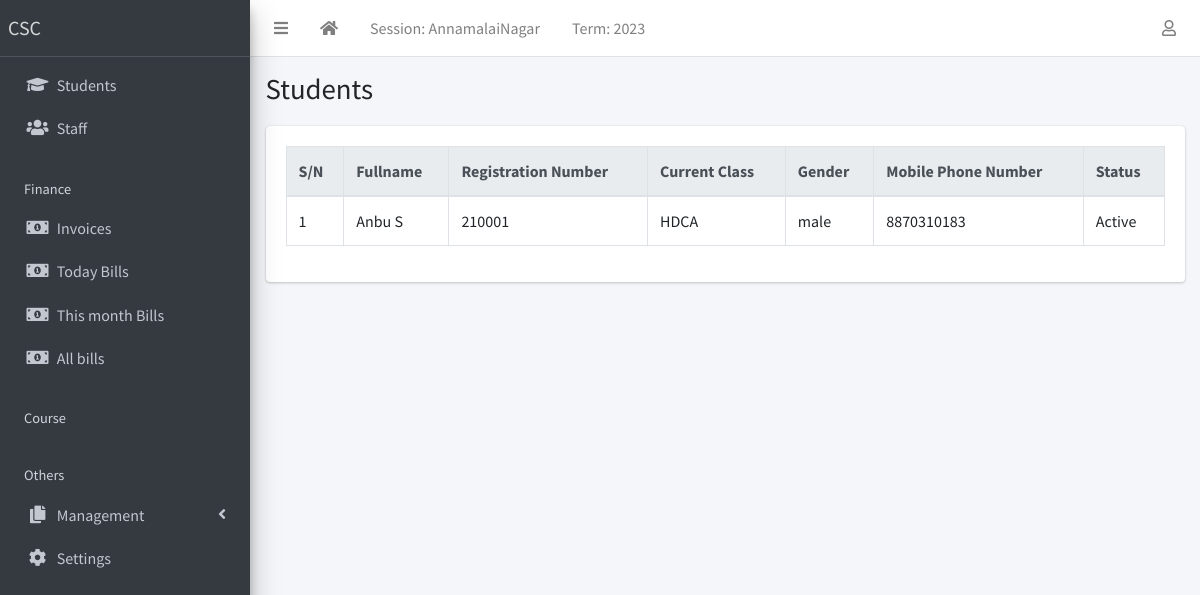
The page /student/list (signed in) on the database as committed earlier.
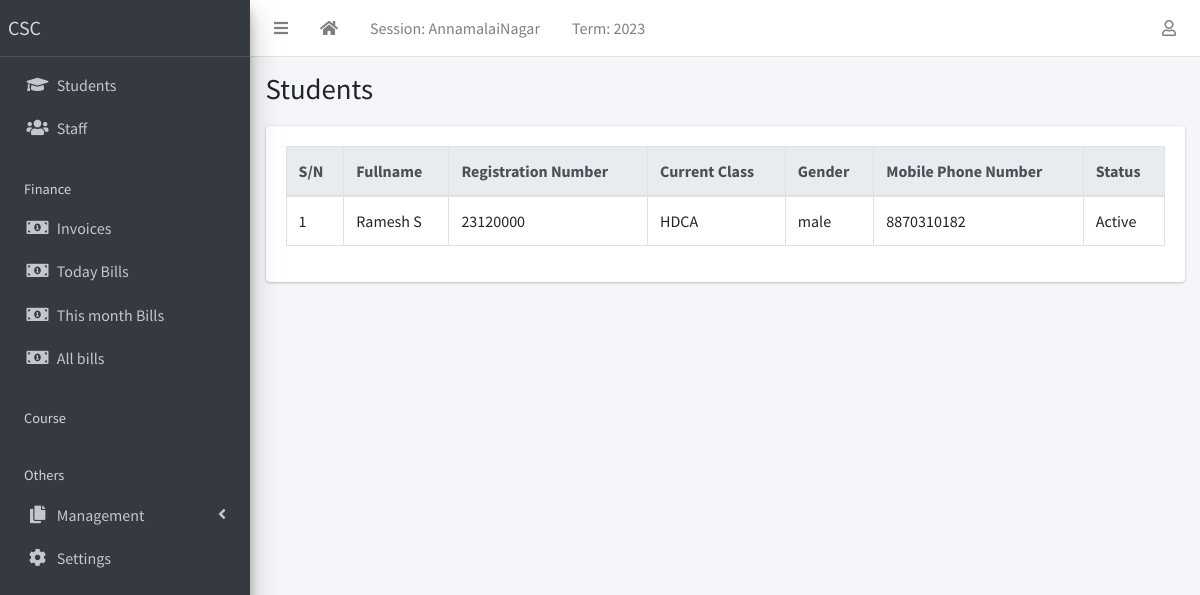
The same page on the database as committed later.
### apps/students/models.py (models this page shows, shortened)
class Student(models.Model):
    GENDER_CHOICES = [("male", "Male"), ("female", "Female"),("others","others")]
    RELIGION_CHOICE = [('Hindu','Hindu'),('Christian','Christian'),('Muslim','Muslim'),("others","others")]
    COMMUNITY_CHOICE = [('OC','OC'),('BC','BC'),('MBC','MBC'),('ST/SC','ST/SC'),("others","others")]
    STUDENT_ROLE_CHOICES = [
        ("Employed", "Employed"),
        ("Unemployed", "Unemployed"),
        ("Housewife", "Housewife"),
        ("Businessman", "Businessman"),
        ("Student", "Student"),
        ("Others", "Others"),
    ]
    STATUS_CHOICES = [("active", "Active"), ("inactive", "Inactive")]
    if_enq = models.ForeignKey(Enquiry,on_delete=models.CASCADE,default=None,null=True)
    current_status = models.CharField(
        max_length=10, choices=STATUS_CHOICES, default="active"
    )
    student_name = models.CharField("Student Name", max_length=255, blank=False, default="")
    enrol_no = models.IntegerField("Enrollment Number",default=0,null=False,unique=True)
    rel_name = models.CharField(
                default=None, max_length=255, verbose_name="Father/Husband Name"
            )
    rel_occupation = models.CharField("Father/Husband Occupation",max_length=255,default=None,null=False)
    date_of_birth = models.DateField(
                default=timezone.now, verbose_name="Date of Birth"
            )
    age = models.IntegerField("Age",default=0,blank=True)
    gender = models.CharField("Gender", max_length=10, choices=GENDER_CHOICES, default="male")
    religion = models.CharField("Religion",max_length=554,default="Hindu",choices=RELIGION_CHOICE)
    community = models.CharField("Community",max_length=524,default="OC", choices=COMMUNITY_CHOICE)
    occupation = models.CharField(
                choices=[
                    ("Employed", "Employed"),
                    ("Unemployed", "Unemployed"),
                    ("Housewife", "Housewife"),
                    ("Businessman", "Businessman"),
                    ("Student", "Student"),
                    ("Others", "Others"),
                ],
                default="Student",
                max_length=1024,
                verbose_name="Student Occupation",
            )
    student_company_name = models.CharField(
                blank=True,
                max_length=1024,
                null=True,
                verbose_name="If Emloyed Company Name",
            )
    aadhar_no = models.BigIntegerField("Aadhar Number",null=True,default=None,blank=True)
    mobile_num_regex = RegexValidator(
        regex="^[0-9]{10,15}$", message="Entered mobile number isn't in a right format!"
    )
    mobile_number = models.CharField("Mobile Number",
        validators=[mobile_num_regex], max_length=13, blank=True
    )
    email = models.EmailField("Email", blank=False, default="")
    passport = models.ImageField("Photo",blank=True, upload_to="students/passports/")
    address = models.CharField("Address", max_length=255,default=None,blank=True)
    address1 = models.CharField("Address Line 2", max_length=255,default=None,blank=True,null=True)
    address2 = models.CharField("Address Line 3", max_length=255,default=None,blank=True,null=True)
    taluka = models.CharField("Taluk",max_length=255,default=None,blank=True,null=True)
    district = models.CharField("District",max_length=255,default=None,blank=True,null=True)
    pincode = models.IntegerField("Pincode", blank=True, default=None)
    date_of_admission = models.DateField(default=timezone.now)
    course = models.CharField("Course",max_length=1024,null=False,default="HDCA")
    class_time = models.CharField("Class Timinig",default="2pm - 4pm",max_length=255,null=False)
    total_fee = models.IntegerField("Total Fees",null=False,default=0)
    remark = models.CharField("Remark",max_length=500,default=None,blank=True)
    last_updated = models.DateTimeField(auto_now=True)
    class Meta:
        ordering = ["enrol_no"]

### apps/students/views.py (the view)
# urls.py: path("list",EnquiryListView.slist, name="enquiry-list"),
    def slist(request):
        template_name = "students/student_list.html"
        return render(request, template_name , context={"students":Student.objects.all()})

### apps/corecode/context_processors.py (called while the page is built)
def site_defaults(request):
    current_session = AcademicSession.objects.get(current=True)
    current_term = AcademicTerm.objects.get(current=True)
    vals = SiteConfig.objects.all()
    contexts = {
        "current_session": current_session.name,
        "current_term": current_term.name,
    }
    for val in vals:
        contexts[val.key] = val.value
    return contexts

### apps/students/templates/students/student_list.html (shortened to what this page needs)
{% extends 'base.html' %}
{% block title %}Students{% endblock title %}
{% block content %}
  <div class="table-responsive">
    <table id="studenttable" class="table table-bordered table-hover" data-page-length='100'>
      <thead class="thead-light">
        <tr>
          <th>S/N</th>
          <th>Fullname</th>
          <th>Registration Number</th>
          <th>Current Class</th>
          <th>Gender</th>
          <th>Mobile Phone Number</th>
          <th>Status</th>
        </tr>
      </thead>
      <tbody>
        {% for student in students %}
          <tr class='clickable-row' data-href="{% url 'student-detail' student.id %}">
            <td>{{ forloop.counter}}</td>
            <td>{{ student.student_name}}</td>
            <td>{{ student.enrol_no}}</td>
            <td>{{ student.course}}</td>
            <td>{{ student.gender}}</td>
            <td>{{ student.mobile_number}}</td>
            <td>{{ student.get_current_status_display}}</td>
          </tr>
        {% endfor %}
      </tbody>
    </table>
  </div>
{% endblock content %}

Rows that differ between the two databases and show on the page:
removed Student: student_name "Anbu S", enrol_no "210001", course "HDCA", gender "male", mobile_number "8870310183", current_status "Active"
added Student: student_name "Ramesh S", enrol_no "23120000", course "HDCA", gender "male", mobile_number "8870310182", current_status "Active"
